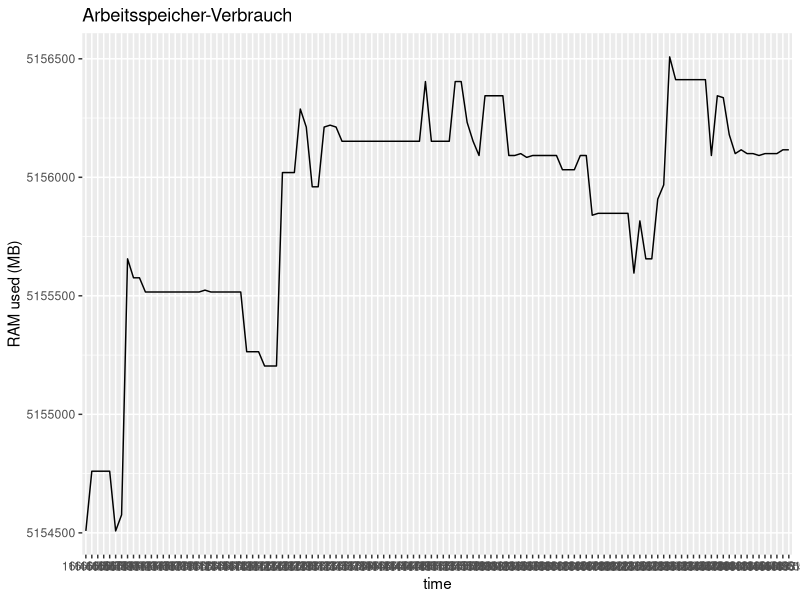

The R source for this figure:
# Libraries
library("ggplot2")
library("viridis")
library("dplyr")
library("hms")
library("gridExtra")
library("ggpubr")


# Path
#base_path <- "C:/Users/kreut/OneDrive/Uni/Bachelor-Thesis/Quellcode/CSV-Analyser/"
#export_path <- "C:/Users/kreut/OneDrive/Uni/Bachelor-Thesis/Quellcode/CSV-Analyser/export/"

#base_path <- "/var/lib/jenkins/workspace/Autoplot/"
#export_path <- "/var/lib/jenkins/workspace/Autoplot/export/"

base_path <- "~/workspace/Autoplot/"
export_path <- "~/workspace/Autoplot/export/"

date_path <- toString(Sys.Date())


# Colors
axisLabelColor <- "#69b3a2"
yAxisColor <- "black"


# Import CSV from Collectl
measurements <- read.csv(file = "csv/collectl.csv", na="NA", stringsAsFactors = FALSE, header=TRUE, sep=",", row.names=NULL)

# function to draw line plots
drawPlot <- function(title, yAxisLabel, measurement, time) {
    ggplot(measurements, aes(x=time, y=measurement, group=1)) +
        geom_line() +
        scale_y_continuous(
            name = yAxisLabel,
        ) +
        ggtitle(title)
}


removeWhitespaceAndColon <- function(filename) {
  filename <- chartr(":", "-", filename)
  filename <- chartr(" ", "_", filename)
}


# call drawPlot function for each plot
# cpu_user_plot <- drawPlot("CPU User", "CPU-Verbrauch (%)", data_csv[[3]], data_csv[[2]])
# cpu_nice_plot <- drawPlot("CPU Nice", "CPU-Verbrauch (%)", data_csv[[4]], data_csv[[2]])
# cpu_system_plot <- drawPlot("CPU System", "CPU-Verbrauch (%)", data_csv[[5]], data_csv[[2]])
# cpu_wait_plot <- drawPlot("CPU Wait", "CPU-Verbrauch (%)", data_csv[[6]], data_csv[[2]])
# cpu_idle_plot <- drawPlot("CPU Idle", "CPU-Verbrauch (%)", data_csv[[15]], data_csv[[2]])
mem_used_plot <- drawPlot("Arbeitsspeicher-Verbrauch", "RAM used (MB)", measurements$X.MEM.Used, measurements$Time)

# # Build figures with multiple plots
# cpu_figure <- ggarrange(
#   cpu_user_plot, cpu_nice_plot, cpu_system_plot, cpu_wait_plot, cpu_idle_plot, nrow = 5
# )

mem_figure <- ggarrange(
  mem_used_plot, nrow = 1
)


# Create directories for exports with todays date and save figures into it
dir.create(file.path(export_path), showWarnings = FALSE)

dir.create(file.path(export_path, date_path), showWarnings = FALSE)
#setwd(file.path(export_path, date_path))


# get filenames
#cpu_output_name <- removeWhitespaceAndColon(paste(Sys.time(), "CPU_figure.png"))
mem_output_name <- removeWhitespaceAndColon(paste(Sys.time(), "MEM_figure.png"))

#ggexport(cpu_figure, filename = paste(cpu_output_name), width = 1920, height = 1080)
ggexport(mem_figure, filename = paste(mem_output_name), width = 1920, height = 1080)


mem_figure
